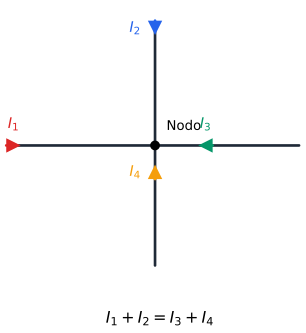

Write the Python code that produced this figure.
#!/usr/bin/env python3
"""
fig_02_lck_nodo.py - Ilustración de Ley de Corrientes de Kirchhoff (LCK)
Genera: fig_02_lck_nodo.svg

Muestra: Σi_entrada = Σi_salida en un nodo
"""

import os
import sys
sys.path.insert(0, os.path.join(os.path.dirname(__file__), '..', '..', '..', '00-META', 'tools'))

import schemdraw
import schemdraw.elements as elm
from styles.style_config import apply_style, COLORS

apply_style()

BASE_NAME = os.path.join(os.path.dirname(__file__), 
                         os.path.splitext(os.path.basename(__file__))[0])
OUTPUT_SVG = BASE_NAME + '.svg'
OUTPUT_PNG = BASE_NAME + '.png'

with schemdraw.Drawing(show=False) as d:
    d.config(unit=2.5, fontsize=11)
    
    # Nodo central
    d += (dot := elm.Dot().at((0, 0)))
    
    # Corriente I1 entrando desde la izquierda
    d += elm.Line().at((-3, 0)).to(dot.center).color(COLORS['neutral'])
    d += elm.CurrentLabelInline(direction='in').at((-2, 0)).label('$I_1$').color(COLORS['accent'])
    
    # Corriente I2 entrando desde arriba
    d += elm.Line().at((0, 2.5)).to(dot.center).color(COLORS['neutral'])
    d += elm.CurrentLabelInline(direction='in').at((0, 1.5)).label('$I_2$').color(COLORS['primary'])
    
    # Corriente I3 saliendo hacia la derecha
    d += elm.Line().at(dot.center).to((3, 0)).color(COLORS['neutral'])
    d += elm.CurrentLabelInline(direction='out').at((2, 0)).label('$I_3$').color(COLORS['secondary'])
    
    # Corriente I4 saliendo hacia abajo
    d += elm.Line().at(dot.center).to((0, -2.5)).color(COLORS['neutral'])
    d += elm.CurrentLabelInline(direction='out').at((0, -1.5)).label('$I_4$').color(COLORS['highlight'])
    
    # Etiqueta del nodo
    d += elm.Label().at((0.5, 0.5)).label('Nodo', fontsize=10)
    
    # Ecuación LCK
    d += elm.Label().at((0, -3.5)).label('$I_1 + I_2 = I_3 + I_4$', fontsize=12)

    d.save(OUTPUT_SVG)
    d.save(OUTPUT_PNG, dpi=150)

print(f"✓ Generado: {OUTPUT_SVG}")
print(f"✓ Generado: {OUTPUT_PNG}")
